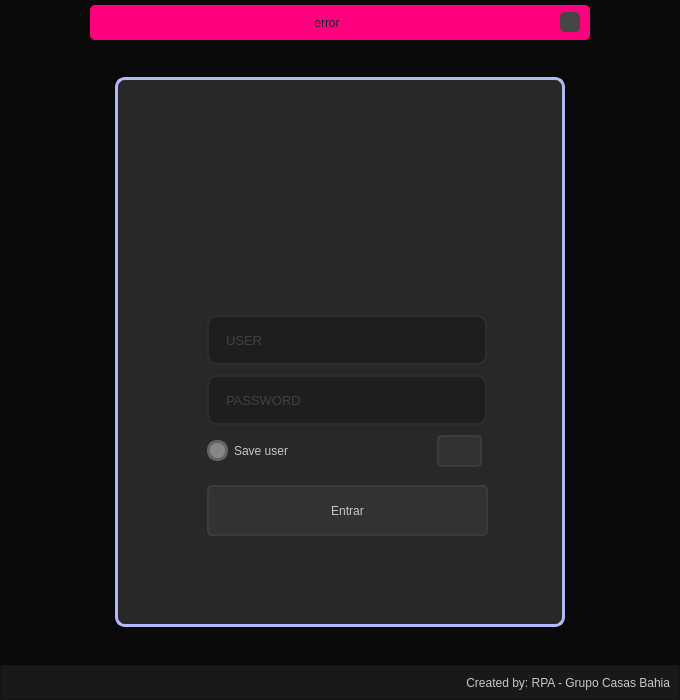
<?xml version="1.0" encoding="UTF-8"?>
<ui version="4.0">
 <class>MainWindow</class>
 <widget class="QMainWindow" name="MainWindow">
  <property name="geometry">
   <rect>
    <x>0</x>
    <y>0</y>
    <width>680</width>
    <height>700</height>
   </rect>
  </property>
  <property name="minimumSize">
   <size>
    <width>500</width>
    <height>700</height>
   </size>
  </property>
  <property name="windowTitle">
   <string>Login</string>
  </property>
  <property name="windowIcon">
   <iconset resource="../../AreaTeste/testeTelasPython/file_rc.qrc">
    <normaloff>:/icon/logRPA.ico</normaloff>:/icon/logRPA.ico</iconset>
  </property>
  <property name="styleSheet">
   <string notr="true">color: rgb(200, 200, 200);
background-color: rgb(10, 10, 10);</string>
  </property>
  <widget class="QWidget" name="centralwidget">
   <layout class="QVBoxLayout" name="verticalLayout">
    <property name="spacing">
     <number>0</number>
    </property>
    <property name="leftMargin">
     <number>0</number>
    </property>
    <property name="topMargin">
     <number>0</number>
    </property>
    <property name="rightMargin">
     <number>0</number>
    </property>
    <property name="bottomMargin">
     <number>0</number>
    </property>
    <item>
     <widget class="QFrame" name="top_bar">
      <property name="maximumSize">
       <size>
        <width>16777215</width>
        <height>40</height>
       </size>
      </property>
      <property name="styleSheet">
       <string notr="true">border-radus: 5px;</string>
      </property>
      <property name="frameShape">
       <enum>QFrame::NoFrame</enum>
      </property>
      <property name="frameShadow">
       <enum>QFrame::Raised</enum>
      </property>
      <layout class="QHBoxLayout" name="horizontalLayout_2">
       <property name="spacing">
        <number>0</number>
       </property>
       <property name="leftMargin">
        <number>0</number>
       </property>
       <property name="topMargin">
        <number>5</number>
       </property>
       <property name="rightMargin">
        <number>0</number>
       </property>
       <property name="bottomMargin">
        <number>0</number>
       </property>
       <item>
        <widget class="QFrame" name="frame_erro">
         <property name="maximumSize">
          <size>
           <width>500</width>
           <height>40</height>
          </size>
         </property>
         <property name="styleSheet">
          <string notr="true">background-color: rgb(255, 0, 127);
border-radius:5px;
</string>
         </property>
         <property name="frameShape">
          <enum>QFrame::StyledPanel</enum>
         </property>
         <property name="frameShadow">
          <enum>QFrame::Raised</enum>
         </property>
         <layout class="QHBoxLayout" name="horizontalLayout_3">
          <property name="leftMargin">
           <number>10</number>
          </property>
          <property name="topMargin">
           <number>3</number>
          </property>
          <property name="rightMargin">
           <number>10</number>
          </property>
          <property name="bottomMargin">
           <number>3</number>
          </property>
          <item>
           <widget class="QLabel" name="label_erro">
            <property name="styleSheet">
             <string notr="true">QLabel{
 	color:rgb(35, 35, 35);
}
</string>
            </property>
            <property name="text">
             <string>error</string>
            </property>
            <property name="alignment">
             <set>Qt::AlignCenter</set>
            </property>
           </widget>
          </item>
          <item>
           <widget class="QPushButton" name="pushButton_cluse_pupup">
            <property name="maximumSize">
             <size>
              <width>20</width>
              <height>20</height>
             </size>
            </property>
            <property name="styleSheet">
             <string notr="true">QPushButton{
	background-image: url(:/close image/icon_close.png);
	border-raius: 5px;
	margin: 0px 0px 0px 0px ;
	background-position: center;	
	background-color: rgb(70, 70, 70);
	background-repeat: no-repeat;
}

QPushButton:hover{
	background-color:rgb(40,40,40);
	color: rgb(200, 200, 200);
}
QpushButton:pressed{
	background-color: rgb(35,35,35);
	color: rgb(200, 200, 200);
}
</string>
            </property>
            <property name="text">
             <string/>
            </property>
           </widget>
          </item>
         </layout>
        </widget>
       </item>
      </layout>
     </widget>
    </item>
    <item>
     <widget class="QFrame" name="context">
      <property name="styleSheet">
       <string notr="true"/>
      </property>
      <property name="frameShape">
       <enum>QFrame::NoFrame</enum>
      </property>
      <property name="frameShadow">
       <enum>QFrame::Raised</enum>
      </property>
      <layout class="QHBoxLayout" name="horizontalLayout">
       <item>
        <widget class="QFrame" name="login">
         <property name="maximumSize">
          <size>
           <width>450</width>
           <height>550</height>
          </size>
         </property>
         <property name="styleSheet">
          <string notr="true">background-color: rgb(40, 40, 40);
border-radius: 10px;
border: 3px solid rgb(177, 185, 249);
</string>
         </property>
         <property name="frameShape">
          <enum>QFrame::StyledPanel</enum>
         </property>
         <property name="frameShadow">
          <enum>QFrame::Raised</enum>
         </property>
         <layout class="QVBoxLayout" name="verticalLayout_2">
          <item>
           <widget class="QFrame" name="frame">
            <property name="maximumSize">
             <size>
              <width>16777215</width>
              <height>200</height>
             </size>
            </property>
            <property name="styleSheet">
             <string notr="true">border: rgba(0,0,246,100)</string>
            </property>
            <property name="frameShape">
             <enum>QFrame::StyledPanel</enum>
            </property>
            <property name="frameShadow">
             <enum>QFrame::Raised</enum>
            </property>
            <widget class="QLabel" name="label">
             <property name="geometry">
              <rect>
               <x>150</x>
               <y>30</y>
               <width>141</width>
               <height>131</height>
              </rect>
             </property>
             <property name="styleSheet">
              <string notr="true"/>
             </property>
             <property name="text">
              <string/>
             </property>
             <property name="pixmap">
              <pixmap resource="../../AreaTeste/testeTelasPython/file_rc.qrc">:/logo/logo.png</pixmap>
             </property>
             <property name="scaledContents">
              <bool>true</bool>
             </property>
            </widget>
           </widget>
          </item>
          <item>
           <widget class="QFrame" name="frame_2">
            <property name="styleSheet">
             <string notr="true">border: rgba(0,0,246,100)</string>
            </property>
            <property name="frameShape">
             <enum>QFrame::StyledPanel</enum>
            </property>
            <property name="frameShadow">
             <enum>QFrame::Raised</enum>
            </property>
            <widget class="QLineEdit" name="lineEdit_user">
             <property name="geometry">
              <rect>
               <x>80</x>
               <y>20</y>
               <width>280</width>
               <height>50</height>
              </rect>
             </property>
             <property name="font">
              <font>
               <family>Segoe UI</family>
               <pointsize>10</pointsize>
              </font>
             </property>
             <property name="styleSheet">
              <string notr="true">QLineEdit{
	border: 2px solid rgb(45,45,45);
	border-radiius: 5px;
	padding: 15px;
	background-color: rgb(30,30,30);
	color: rgb(100,100,100);
}

QLineEdit:hover{
	border: 2px solid rgb(70, 70, 70);	
}

QLineEdit:focus {
	border: 2px solid rgb(177, 185, 249);	
	color: rgb(200,200,200);
}</string>
             </property>
             <property name="maxLength">
              <number>10</number>
             </property>
             <property name="placeholderText">
              <string>USER</string>
             </property>
            </widget>
            <widget class="QLineEdit" name="lineEdit_user_2">
             <property name="geometry">
              <rect>
               <x>80</x>
               <y>80</y>
               <width>280</width>
               <height>50</height>
              </rect>
             </property>
             <property name="font">
              <font>
               <family>Segoe UI</family>
               <pointsize>10</pointsize>
              </font>
             </property>
             <property name="styleSheet">
              <string notr="true">QLineEdit{
	border: 2px solid rgb(45,45,45);
	border-radiius: 5px;
	padding: 15px;
	background-color: rgb(30,30,30);
	color: rgb(100,100,100);
}

QLineEdit:hover{
	border: 2px solid rgb(70, 70, 70);
}

QLineEdit:focus {
	border: 2px solid rgb(177, 185, 249);	
	color: rgb(200,200,200);
}</string>
             </property>
             <property name="maxLength">
              <number>16</number>
             </property>
             <property name="echoMode">
              <enum>QLineEdit::Password</enum>
             </property>
             <property name="placeholderText">
              <string>PASSWORD</string>
             </property>
            </widget>
            <widget class="QCheckBox" name="checkBox_saveuser">
             <property name="geometry">
              <rect>
               <x>80</x>
               <y>140</y>
               <width>281</width>
               <height>31</height>
              </rect>
             </property>
             <property name="font">
              <font>
               <family>Segoe UI</family>
               <pointsize>9</pointsize>
              </font>
             </property>
             <property name="styleSheet">
              <string notr="true">QCheckBox::indicator {
	border: 3px solid rgb(100,100,100);
	width: 15px;
	height: 15px;
	border-radius: 10px;
	background-color: rgb(135,135,135)
}
QCheckBox::indicator:checked {
	border: 3px solid rgb(255,255,255);
	background-color: rgb(0,0,246)
}</string>
             </property>
             <property name="text">
              <string>Save user</string>
             </property>
            </widget>
            <widget class="QPushButton" name="pushButton_login">
             <property name="geometry">
              <rect>
               <x>80</x>
               <y>190</y>
               <width>281</width>
               <height>51</height>
              </rect>
             </property>
             <property name="styleSheet">
              <string notr="true">QPushButton{
	background-color: rgb(50,50,50);
	border: 2px solid rgb(60,60,60);
	border-radius: 5px;
}

QPushButton:hover{
	background-color: rgb(70,70,70);
	border: 2px solid rgb(70,70,70);	
}

QPushButton:pressed{
	background-color: rgb(177,209,250);
	border: 2px solid rgb(177, 185, 249);
	color: rgb(0, 0, 127);	
}
</string>
             </property>
             <property name="text">
              <string>Entrar</string>
             </property>
            </widget>
            <widget class="QPushButton" name="pushButton_OlhoMagico">
             <property name="geometry">
              <rect>
               <x>310</x>
               <y>140</y>
               <width>45</width>
               <height>32</height>
              </rect>
             </property>
             <property name="styleSheet">
              <string notr="true">QPushButton{
	background-color: rgb(50,50,50);
	border: 2px solid rgb(60,60,60);
	border-radius: 5px;
}

QPushButton:hover{
	background-color: rgb(70,70,70);
	border: 2px solid rgb(70,70,70);	
}

QPushButton:pressed{
	background-color: rgb(177,209,250);
	border: 2px solid rgb(177, 185, 249);
	color: rgb(0, 0, 127);	
}
</string>
             </property>
             <property name="text">
              <string/>
             </property>
             <property name="icon">
              <iconset resource="../../AreaTeste/testeTelasPython/file_rc.qrc">
               <normaloff>:/olhoMagico/cil-low-vision.png</normaloff>:/olhoMagico/cil-low-vision.png</iconset>
             </property>
            </widget>
           </widget>
          </item>
          <item>
           <widget class="QFrame" name="frame_3">
            <property name="maximumSize">
             <size>
              <width>16777215</width>
              <height>50</height>
             </size>
            </property>
            <property name="styleSheet">
             <string notr="true">border: rgba(0,0,246,100)</string>
            </property>
            <property name="frameShape">
             <enum>QFrame::StyledPanel</enum>
            </property>
            <property name="frameShadow">
             <enum>QFrame::Raised</enum>
            </property>
           </widget>
          </item>
         </layout>
        </widget>
       </item>
      </layout>
     </widget>
    </item>
    <item>
     <widget class="QFrame" name="bottom">
      <property name="maximumSize">
       <size>
        <width>16777215</width>
        <height>35</height>
       </size>
      </property>
      <property name="styleSheet">
       <string notr="true">background-color: rgb(25, 25, 25);</string>
      </property>
      <property name="frameShape">
       <enum>QFrame::StyledPanel</enum>
      </property>
      <property name="frameShadow">
       <enum>QFrame::Raised</enum>
      </property>
      <layout class="QVBoxLayout" name="verticalLayout_3">
       <item>
        <widget class="QLabel" name="label_Credito">
         <property name="text">
          <string>Created by: RPA - Grupo Casas Bahia</string>
         </property>
         <property name="alignment">
          <set>Qt::AlignRight|Qt::AlignTrailing|Qt::AlignVCenter</set>
         </property>
        </widget>
       </item>
      </layout>
     </widget>
    </item>
   </layout>
  </widget>
  <widget class="QMenuBar" name="menubar">
   <property name="geometry">
    <rect>
     <x>0</x>
     <y>0</y>
     <width>680</width>
     <height>26</height>
    </rect>
   </property>
  </widget>
 </widget>
 <resources>
  <include location="../../AreaTeste/testeTelasPython/file_rc.qrc"/>
 </resources>
 <connections/>
</ui>
